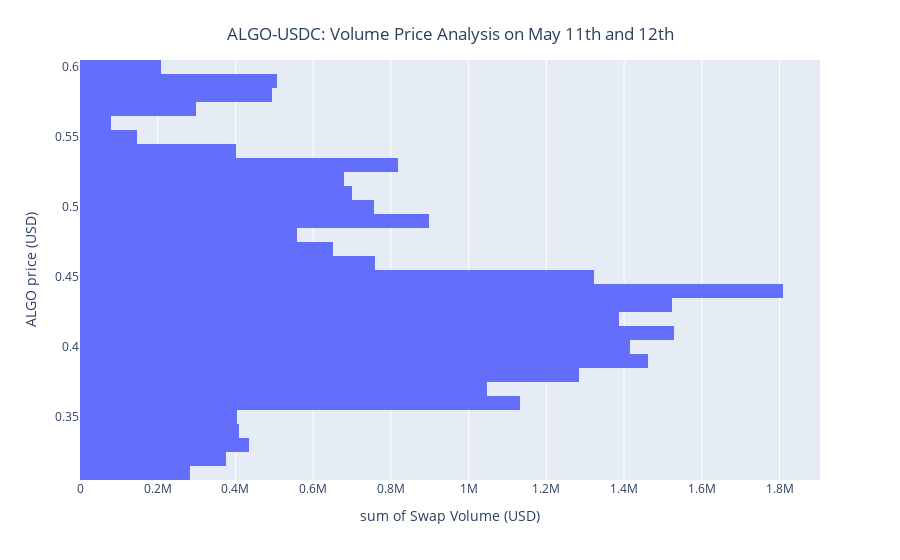

Notebook source saved alongside this figure:
### Code cell
hist = px.histogram(df_hist, x='SWAP_VOLUME', y='SWAP_PRICE', 
             nbins=40, orientation='h',
             labels={"SWAP_VOLUME": "Swap Volume (USD)",
                     "SWAP_PRICE": "ALGO price (USD)"})

hist.update_layout(
    title={
        'text': "ALGO-USDC: Volume Price Analysis on May 11th and 12th",
        'y':0.95,
        'x':0.5,
        'xanchor': 'center',
        'yanchor': 'top'})

hist.show()

### Figure 1 — Plotly figure (JSON) as saved in the notebook; plotly's stock layout.template omitted (floating-point values rounded to 4 significant figures; data arrays with more than 128 entries replaced by an {"elided": "..."} marker saying what was removed)
{"data": [{"alignmentgroup": "True", "bingroup": "y", "histfunc": "sum", "hovertemplate": "sum of Swap Volume (USD)=%{x}<br>ALGO price (USD)=%{y}<extra></extra>", "legendgroup": "", "marker": {"color": "#636efa", "pattern": {"shape": ""}}, "name": "", "nbinsy": 40, "offsetgroup": "", "orientation": "h", "showlegend": false, "type": "histogram", "x": {"elided": "67172 float values"}, "xaxis": "x", "y": {"elided": "67172 float values"}, "yaxis": "y"}], "layout": {"barmode": "relative", "legend": {"tracegroupgap": 0}, "margin": {"t": 60}, "title": {"text": "ALGO-USDC: Volume Price Analysis on May 11th and 12th", "x": 0.5, "xanchor": "center", "y": 0.95, "yanchor": "top"}, "xaxis": {"anchor": "y", "domain": [0, 1], "title": {"text": "sum of Swap Volume (USD)"}}, "yaxis": {"anchor": "x", "domain": [0, 1], "title": {"text": "ALGO price (USD)"}}}}
